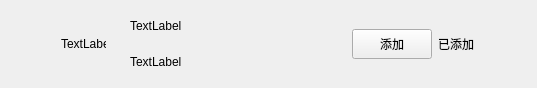
<?xml version="1.0" encoding="UTF-8"?>
<ui version="4.0">
 <class>ApplyFriendItem</class>
 <widget class="QWidget" name="ApplyFriendItem">
  <property name="geometry">
   <rect>
    <x>0</x>
    <y>0</y>
    <width>537</width>
    <height>80</height>
   </rect>
  </property>
  <property name="maximumSize">
   <size>
    <width>16777215</width>
    <height>80</height>
   </size>
  </property>
  <property name="windowTitle">
   <string>Form</string>
  </property>
  <layout class="QHBoxLayout" name="horizontalLayout">
   <property name="topMargin">
    <number>0</number>
   </property>
   <property name="rightMargin">
    <number>0</number>
   </property>
   <property name="bottomMargin">
    <number>0</number>
   </property>
   <item>
    <spacer name="horizontalSpacer">
     <property name="orientation">
      <enum>Qt::Horizontal</enum>
     </property>
     <property name="sizeType">
      <enum>QSizePolicy::Fixed</enum>
     </property>
     <property name="sizeHint" stdset="0">
      <size>
       <width>50</width>
       <height>20</height>
      </size>
     </property>
    </spacer>
   </item>
   <item>
    <widget class="QLabel" name="icon_lb">
     <property name="minimumSize">
      <size>
       <width>45</width>
       <height>45</height>
      </size>
     </property>
     <property name="maximumSize">
      <size>
       <width>45</width>
       <height>45</height>
      </size>
     </property>
     <property name="text">
      <string>TextLabel</string>
     </property>
    </widget>
   </item>
   <item>
    <widget class="QWidget" name="widget" native="true">
     <layout class="QHBoxLayout" name="horizontalLayout_2">
      <property name="topMargin">
       <number>2</number>
      </property>
      <property name="bottomMargin">
       <number>2</number>
      </property>
      <item>
       <widget class="QWidget" name="widget_2" native="true">
        <layout class="QVBoxLayout" name="verticalLayout">
         <item>
          <widget class="QLabel" name="user_name_lb">
           <property name="minimumSize">
            <size>
             <width>100</width>
             <height>30</height>
            </size>
           </property>
           <property name="maximumSize">
            <size>
             <width>200</width>
             <height>30</height>
            </size>
           </property>
           <property name="text">
            <string>TextLabel</string>
           </property>
          </widget>
         </item>
         <item>
          <widget class="QLabel" name="user_chat_lb">
           <property name="minimumSize">
            <size>
             <width>100</width>
             <height>30</height>
            </size>
           </property>
           <property name="maximumSize">
            <size>
             <width>200</width>
             <height>30</height>
            </size>
           </property>
           <property name="text">
            <string>TextLabel</string>
           </property>
          </widget>
         </item>
        </layout>
       </widget>
      </item>
      <item>
       <spacer name="horizontalSpacer_3">
        <property name="orientation">
         <enum>Qt::Horizontal</enum>
        </property>
        <property name="sizeHint" stdset="0">
         <size>
          <width>40</width>
          <height>20</height>
         </size>
        </property>
       </spacer>
      </item>
      <item>
       <widget class="ClickedBtn" name="addBtn">
        <property name="minimumSize">
         <size>
          <width>80</width>
          <height>30</height>
         </size>
        </property>
        <property name="maximumSize">
         <size>
          <width>80</width>
          <height>30</height>
         </size>
        </property>
        <property name="text">
         <string>添加</string>
        </property>
       </widget>
      </item>
      <item>
       <widget class="QLabel" name="already_add_lb">
        <property name="minimumSize">
         <size>
          <width>40</width>
          <height>0</height>
         </size>
        </property>
        <property name="maximumSize">
         <size>
          <width>16777215</width>
          <height>16777215</height>
         </size>
        </property>
        <property name="text">
         <string>已添加</string>
        </property>
       </widget>
      </item>
      <item>
       <spacer name="horizontalSpacer_2">
        <property name="orientation">
         <enum>Qt::Horizontal</enum>
        </property>
        <property name="sizeType">
         <enum>QSizePolicy::Fixed</enum>
        </property>
        <property name="sizeHint" stdset="0">
         <size>
          <width>50</width>
          <height>20</height>
         </size>
        </property>
       </spacer>
      </item>
     </layout>
    </widget>
   </item>
  </layout>
 </widget>
 <customwidgets>
  <customwidget>
   <class>ClickedBtn</class>
   <extends>QPushButton</extends>
   <header location="global">clickedbtn.h</header>
  </customwidget>
 </customwidgets>
 <resources/>
 <connections/>
</ui>
